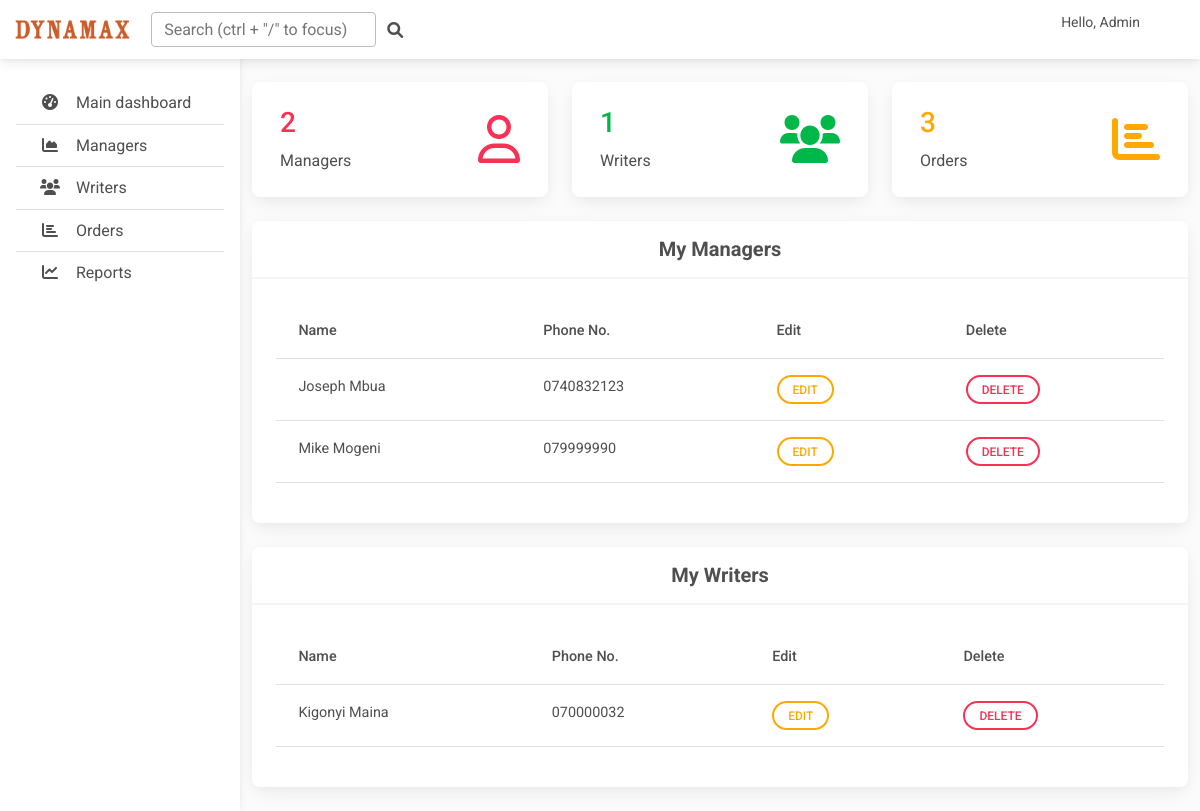
Screenshot of /jantaadmin/ (signed in) with the database file from the repository.
### Janta/models.py (models this page shows)
class Manager(models.Model):
    CHOICES = [
        ('M','Male'),
        ('F','Female'),
    ]
    user = models.OneToOneField(User, on_delete=models.CASCADE, null=True)
    National_ID = models.CharField(max_length=10, null=True)
    Full_Names = models.CharField(max_length=40, null=True)
    Gender = models.CharField(choices=CHOICES, max_length=1, null=True)
    Phone_no = models.CharField(max_length=12, null=True)
    Email = models.EmailField(max_length=100, null=True)
    Bank_name = models.CharField(max_length=25, null=True)
    Account_no = models.CharField(max_length=20, null=True)
    profile_pic = models.ImageField(default='avatar.png', null=True, blank=True)

class Writer(models.Model):
    CHOICES = [
        ('M','Male'),
        ('F','Female'),
    ]
    National_ID = models.CharField(max_length=10, null=True)
    Full_Names = models.CharField(max_length=40, null=True)
    Gender = models.CharField(choices=CHOICES, max_length=1, null=True)
    Phone_no = models.CharField(max_length=12, null=True)
    Email = models.EmailField(max_length=100, null=True)
    Bank_name = models.CharField(max_length=25, null=True)
    Account_no = models.CharField(max_length=20, null=True)

### Janta/views.py (the view)
# urls.py: path('jantaadmin/', views.jantadashboard, name='dashboard'),
@login_required(login_url='login')
def jantadashboard(request):
    managers = Manager.objects.all()
    total_managers = Manager.objects.count()
    writers = Writer.objects.all()
    total_writers = Writer.objects.count()
    total_orders = Order.objects.count()
    context = {'managers':managers, 'total_managers':total_managers, 'writers':writers, 'total_writers':total_writers,
    'total_orders':total_orders}
    return render(request, 'admin/dashboard.html', context)

### Janta/Templates/admin/dashboard.html
{% extends 'admin/main.html' %}
{% block content %}
<main style="margin-top: 58px">
    <div class="container pt-4">
      <div class="row">
        <div class="col-xl-4 col-sm-6 col-12 mb-4">
          <div class="card">
            <div class="card-body">
              <div class="d-flex justify-content-between px-md-1">
                <div>
                  <h3 class="text-danger">{{total_managers}}</h3>
                  <p class="mb-0">Managers</p>
                </div>
                <div class="align-self-center">
                  <i class="far fa-user text-danger fa-3x"></i>
                </div>
              </div>
            </div>
          </div>
        </div>
        <div class="col-xl-4 col-sm-6 col-12 mb-4">
          <div class="card">
            <div class="card-body">
              <div class="d-flex justify-content-between px-md-1">
                <div>
                  <h3 class="text-success">{{total_writers}}</h3>
                  <p class="mb-0">Writers</p>
                </div>
                <div class="align-self-center">
                  <i class="fas fa-users text-success fa-3x"></i>
                </div>
              </div>
            </div>
          </div>
        </div>
        <div class="col-xl-4 col-sm-6 col-12 mb-4">
          <div class="card">
            <div class="card-body">
              <div class="d-flex justify-content-between px-md-1">
                <div>
                  <h3 class="text-warning">{{total_orders}}</h3>
                  <p class="mb-0">Orders</p>
                </div>
                <div class="align-self-center">
                  <i class="fas fa-chart-bar text-warning fa-3x"></i>
                </div>
              </div>
            </div>
          </div>
        </div>
      </div>
      <section class="mb-4">
        <div class="card">
          <div class="card-header text-center py-3">
            <h5 class="mb-0 text-center">
              <strong>My Managers</strong>
            </h5>
          </div>
          <div class="card-body">
            <div class="table-responsive">
              <table class="table table-hover text-nowrap">
                <thead>
                  <tr>
                    <th scope="col">Name</th>
                    <th scope="col">Phone No.</th>
                    <th scope="col">Edit</th>
                    <th scope="col">Delete</th>
                  </tr>
                </thead>
                <tbody>
                  {% for manager in managers %}
                  <tr>
                    <td>{{manager.Full_Names}}</td>
                    <td>{{manager.Phone_no}}</td>
                    <td>
                      <a href="{% url 'update_managers' manager.id %}">
                        <button type="button" class="btn btn-outline-warning btn-sm btn-rounded" data-mdb-ripple-color="dark">Edit</button>
                      </a>
                    </td>
                    <td>
                      <a href="{% url 'delete_managers' manager.id %}">
                        <button type="button" class="btn btn-outline-danger btn-sm btn-rounded" data-mdb-ripple-color="dark">Delete</button>
                      </a>
                    </td>
                  </tr>
                  {% endfor %}
                </tbody>
              </table>
            </div>
          </div>
        </div>
      </section>
      <section class="mb-4">
        <div class="card">
          <div class="card-header text-center py-3">
            <h5 class="mb-0 text-center">
              <strong>My Writers</strong>
            </h5>
          </div>
          <div class="card-body">
            <div class="table-responsive">
              <table class="table table-hover text-nowrap">
                <thead>
                  <tr>
                    <th scope="col">Name</th>
                    <th scope="col">Phone No.</th>
                    <th scope="col">Edit</th>
                    <th scope="col">Delete</th>
                  </tr>
                </thead>
                <tbody>
                  {% for writer in writers %}
                  <tr>
                    <td>{{writer.Full_Names}}</td>
                    <td>{{writer.Phone_no}}</td>
                    <td>
                      <a href="{% url 'update_writers' writer.id %}">
                        <button type="button" class="btn btn-outline-warning btn-sm btn-rounded" data-mdb-ripple-color="dark">Edit</button>
                      </a>
                    </td>
                    <td>
                      <a href="{% url 'delete_writers' writer.id %}">
                        <button type="button" class="btn btn-outline-danger btn-sm btn-rounded" data-mdb-ripple-color="dark">Delete</button>
                      </a>
                    </td>
                  </tr>
                  {% endfor %}
                </tbody>
              </table>
            </div>
          </div>
        </div>
      </section>
    </div>
  </main>
{% endblock %}

### Janta/Templates/admin/main.html (style rules this page uses)
body { background-color: #fbfbfb; }
@media (min-width: 991.98px) { main { padding-left: 240px; } }

### rows the page displays
Manager: Full_Names "Joseph Mbua", Phone_no "0740832123"
Manager: Full_Names "Mike Mogeni", Phone_no "079999990"
Writer: Full_Names "Kigonyi Maina", Phone_no "070000032"

### other values shown
{{ total_managers }} "2"
{{ total_writers }} "1"
{{ total_orders }} "3"
